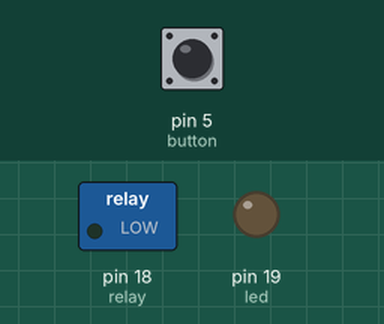
Simulated run of this sketch. Board: Arduino Uno, built with avr-gcc and run on an emulated ATmega328P. Parts: switched loads named in the sketch (green lamp = pin HIGH), output pins drawn as LEDs (lit = HIGH). The inputs (shaded band) are chosen by the test bench; at power-on: pin 5 (button) HIGH.

Above: at 1.2 s.
1.3 s: pin 5 (button) pulled LOW for 0.15 s
At 1.37 s:
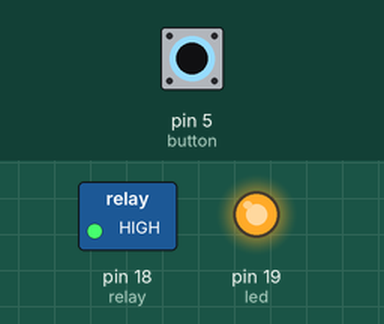
2.9 s: pin 5 (button) pulled LOW for 3.2 s
At 7.3 s:
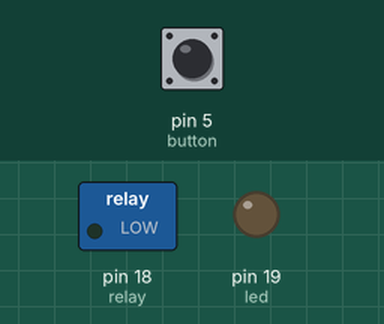
Timing chart, 0 to 8.8 s (numbered marks = the images above; inputs shaded):
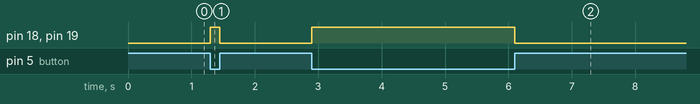

The sketch:

QA.ino
```cpp
byte relay = 18;
byte led = 19;
byte button = 5;

void setup() {
  // put your setup code here, to run once:
  pinMode(relay, OUTPUT);
  pinMode(led, OUTPUT);
  pinMode(button, INPUT_PULLUP);
}

void loop() {
  // put your main code here, to run repeatedly:
  if(digitalRead(button) == LOW){
    digitalWrite(led,HIGH);
    digitalWrite(relay,HIGH);
  }
  else{
    digitalWrite(led,LOW);
    digitalWrite(relay,LOW);
  }
}
```

Measured:
- after the input at 1.3 s, pin 18 (relay), pin 19 (led): LOW → HIGH at once, → LOW 0.15 s later
- after the input at 2.9 s, pin 18 (relay), pin 19 (led): LOW → HIGH at once, → LOW 3.2 s later
